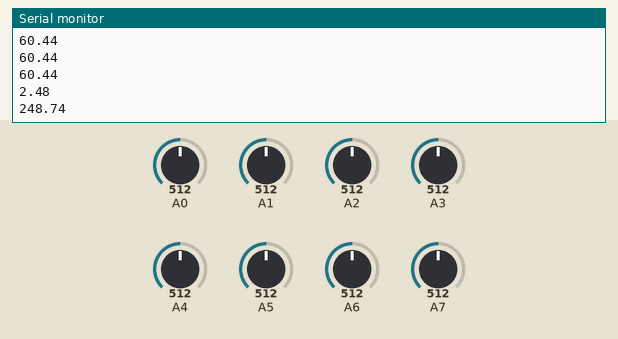
A sketch run on a simulated Arduino Uno, built with avr-gcc and run on an emulated ATmega328P. On the bench: the last lines printed to the serial monitor. The test bench sets the inputs (shaded band); at power-on: A0 = 512, A1 = 512, A7 = 512, A2 = 512, A3 = 512, A4 = 512, A5 = 512, A6 = 512.

Above: at 1.2 s.
1.3 s: A0 set to 716
At 3.0 s:
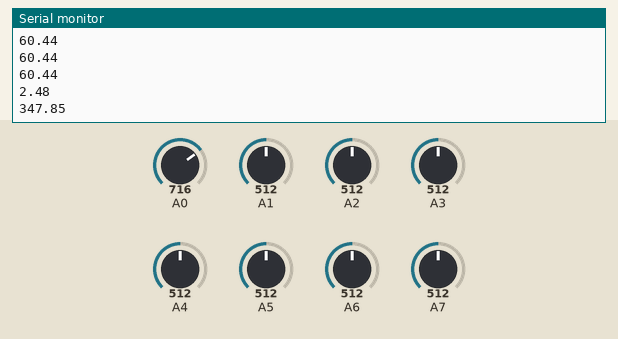
4.0 s: A1 set to 716
6.7 s: A7 set to 716
At 9.1 s:
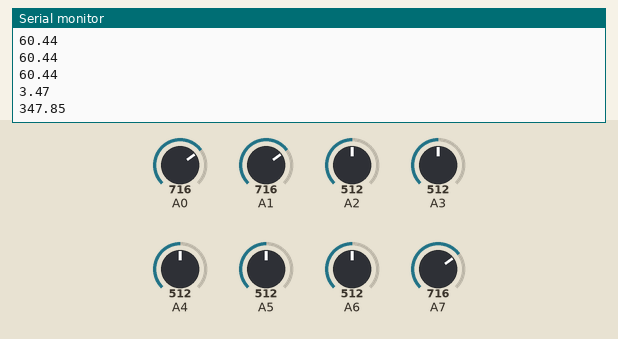
9.4 s: A2 set to 306
12.1 s: A3 set to 716
14.8 s: A4 set to 992
Timing chart, 0 to 17.8 s (numbered marks = the images above; inputs shaded):
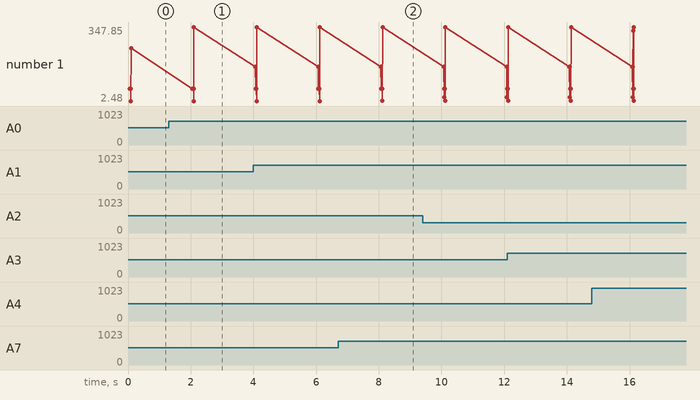

Measured:
- after the input at 1.3 s, the serial monitor: prints a new line after 0.81 s (image 1)
- after the input at 6.7 s, the serial monitor: prints a new line after 1.4 s (image 2)
- plotted number 1: 248.74 → 347.85 after the input at 1.3 s

The sketch:

sketch_Temp_test.ino
```cpp
//--------------------------------------sensor1-s16
float temp1=0;
float vr1=0;
//--------------------------------------sensor2-s15
float temp2=0;
float vr2=0;
//--------------------------------------sensor3-s14
float temp3=0;
float vr3=0;
//--------------------------------------sensor4-s13
float temp4=0;
float vr4=0;
//--------------------------------------sensor5-s12
float temp5=0;
float vr5=0;
//--------------------------------------sensor6-on the s13
float temp6=0;
float vr6=0;
//--------------------------------------sensor7-s10
float temp7=0;
float vr7=0;
//--------------------------------------sensor8-s11

float temp8=0;
float vr8=0;

float VB=0;
float V1=0;
float V2=0;
float I=0;

void setup() {
 Serial.begin(9600);
  delay(50);}
void loop() {
//----------------------------------------------------------------------------------sensor1
vr1=analogRead(1)*(4.96/1023.0);
if(0.885>vr1){
temp1=((vr1-0.7494)/0.0226);}//-30-0 d.c

else if((2.073>vr1) and (vr1>0.885)){
temp1=((vr1-0.8872)/0.0301);}//0-40 d.c

else if((2.793>vr1) and (vr1>2.074)){
temp1=((vr1-1.4006)/0.0179);}//40-80 d.c

else if(2.793<vr1){
temp1=((vr1-2.1694)/0.008);}//80-120 d.c
Serial.println(temp1);
//----------------------------------------------------------------------------------sensor2
vr2=analogRead(2)*(4.96/1023.0);
if(0.885>vr2){
temp2=((vr2-0.7494)/0.0226);}//-30-0 d.c

else if((2.073>vr2) and (vr2>0.885)){
temp2=((vr2-0.8872)/0.0301);}//0-40 d.c

else if((2.793>vr2) and (vr2>2.074)){
temp2=((vr2-1.4006)/0.0179);}//40-80 d.c

else if(2.793<vr2){
temp2=((vr2-2.1694)/0.008);}//80-120 d.c
Serial.println(temp2);
//----------------------------------------------------------------------------------sensor3
vr3=analogRead(3)*(4.96/1023.0);
if(0.885>vr3){
temp3=((vr3-0.7494)/0.0226);}//-30-0 d.c

else if((2.073>vr3) and (vr3>0.885)){
temp3=((vr3-0.8872)/0.0301);}//0-40 d.c

else if((2.793>vr3) and (vr3>2.074)){
temp3=((vr3-1.4006)/0.0179);}//40-80 d.c

else if(2.793<vr3){
temp3=((vr3-2.1694)/0.008);}//80-120 d.c
Serial.println(temp3);
//----------------------------------------------------------------------------------sensor4
vr4=analogRead(4)*(4.96/1023.0);
if(0.885>vr4){
temp4=((vr4-0.7494)/0.0226);}//-30-0 d.c

else if((2.073>vr4) and (vr4>0.885)){
temp4=((vr4-0.8872)/0.0301);}//0-40 d.c

else if((2.793>vr4) and (vr4>2.074)){
temp4=((vr4-1.4006)/0.0179);}//40-80 d.c

else if(2.793<vr4){
temp4=((vr4-2.1694)/0.008);}//80-120 d.c
Serial.println(temp4);
//----------------------------------------------------------------------------------sensor5
vr5=analogRead(5)*(4.96/1023.0);
if(0.885>vr5){
temp5=((vr5-0.7494)/0.0226);}//-30-0 d.c

else if((2.073>vr5) and (vr5>0.885)){
temp5=((vr5-0.8872)/0.0301);}//0-40 d.c

else if((2.793>vr5) and (vr5>2.074)){
temp5=((vr5-1.4006)/0.0179);}//40-80 d.c

else if(2.793<vr5){
temp5=((vr5-2.1694)/0.008);}//80-120 d.c
Serial.println(temp5);

//----------------------------------------------------------------------------------sensor6
vr6=analogRead(6)*(4.96/1023.0);
if(0.885>vr6){
temp6=((vr6-0.7494)/0.0226);}//-30-0 d.c

else if((2.073>vr6) and (vr6>0.885)){
temp6=((vr6-0.8872)/0.0301);}//0-40 d.c

else if((2.793>vr6) and (vr6>2.074)){
temp6=((vr6-1.4006)/0.0179);}//40-80 d.c

else if(2.793<vr6){
temp6=((vr6-2.1694)/0.008);}//80-120 d.c
Serial.println(temp6);
//-------------------------------------------------------------------------Voltage

VB=analogRead(7)*(4.96/1023.0);
Serial.println(VB);

//--------------------------------------------------------------------------current
V1=analogRead(8)*((4.97/1023.0)*100); ///5)/0.0045)*2);
Serial.println(V1);
/*
//----------------------------------------------------------------------------------sensor7
vr7=analogRead(7)*(4.96/1023.0);
if(0.885>vr7){
temp7=((vr7-0.7494)/0.0226);}//-30-0 d.c

else if((2.073>vr7) and (vr7>0.885)){
temp7=((vr7-0.8872)/0.0301);}//0-40 d.c

else if((2.793>vr7) and (vr7>2.074)){
temp7=((vr7-1.4006)/0.0179);}//40-80 d.c

else if(2.793<vr7){
temp7=((vr7-2.1694)/0.008);}//80-120 d.c
Serial.println(temp7);
//----------------------------------------------------------------------------------sensor8
vr8=analogRead(8)*(4.96/1023.0);
if(0.885>vr8){
temp8=((vr8-0.7494)/0.0226);}//-30-0 d.c

else if((2.073>vr8) and (vr8>0.885)){
temp8=((vr8-0.8872)/0.0301);}//0-40 d.c

else if((2.793>vr8) and (vr8>2.074)){
temp8=((vr8-1.4006)/0.0179);}//40-80 d.c

else if(2.793<vr8){
temp8=((vr8-2.1694)/0.008);}//80-120 d.c
Serial.println(temp8);
*/
  delay(2000);
}
```
